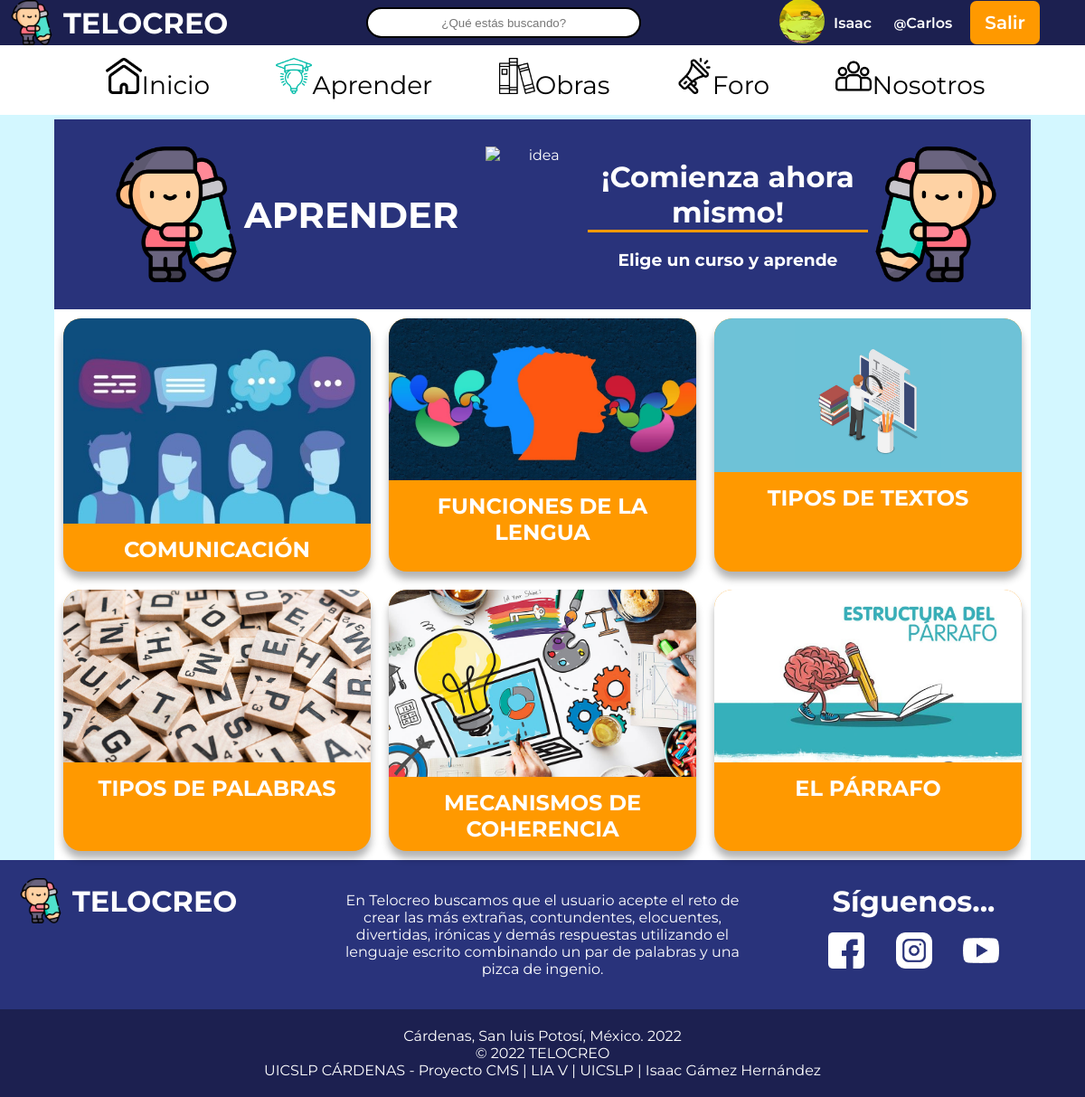
Page /sesion_iniciada/aprende_sesion.php (signed in) on the committed database.
### tables this page shows
CREATE TABLE `usuarios` (
  `id` int(11) NOT NULL,
  `nombre` varchar(30) NOT NULL,
  `apellido` varchar(30) NOT NULL,
  `usuario` varchar(30) NOT NULL,
  `correo` varchar(50) NOT NULL,
  `clave` varchar(150) NOT NULL,
  `fecha` date NOT NULL,
  `avatar` varchar(200) NOT NULL
);

### sesion_iniciada/aprende_sesion.php (the view, shortened to what this page needs)
<?php
include("../php/conexion.php");
$iduser = $_SESSION['usuario'];
$sql = "SELECT usuario, nombre FROM usuarios WHERE usuario='$iduser'";
$resultado =$conexion->query($sql);
$row = $resultado->fetch_assoc();
$sql2 = "SELECT usuario, usuario FROM usuarios WHERE usuario='$iduser'";
$resultado2 =$conexion->query($sql2);
$row2 = $resultado2->fetch_assoc();
$sql3 = "SELECT usuario, avatar FROM usuarios WHERE usuario='$iduser'";
$resultado3 =$conexion->query($sql3);
$row3 = $resultado3->fetch_assoc();
?>
<!DOCTYPE html>
<html lang="es">
<head>
	<link rel="stylesheet" type="text/css" href="css/aprenderCSS.css">
	<link href="//netdna.bootstrapcdn.com/font-awesome/4.0.3/css/font-awesome.css" rel="stylesheet"/>
</head>
<body>
<header id="navar">
    <div class="sesion">
	 <a class="logo" href="menu.php">
			<img src="../img/firma.png" alt="logo de la empresa" class="logo-img">
			<h1 class="h1">TELOCREO</h1></a>
	 <div class="search">
            <form action="#" class="form-box">
                <input type="text"
                    placeholder="¿Qué estás buscando?"
                    name="search">
            </form>
     </div>
         <div class="sess">
     	  <a href="perfil.php?id=<?php echo $_SESSION['id']; ?>">
     	<div class="logi">
     		<img class="fotolo" src="<?php echo $row3['avatar']; ?>" width="50px">
     	</div> </a>
     	<a href="perfil.php?id=<?php echo $_SESSION['id']; ?>">
         	<div class="user2">
			<span class="user">
				<?php echo utf8_decode($row['nombre']); ?>
			</span>
			<span class="user">
				<small>@</small><?php echo utf8_decode($row2['usuario']); ?>
			</span>
			</div>
		</a>
		    <a class="cerrar" href="../php/cerrar_sesion.php">Salir</a>
	 </div>
	</div>
		<nav>
		<ul class="nav">
				<li><a href="menu.php"><img onmouseout="this.src='img/pagina-de-inicio.png';" onmouseover="this.src='img/pag-inicio2.png';" src="img/pagina-de-inicio.png" alt="inicio foto" width="512" height="512" class="imguno" />Inicio</a></li>
				<li><a href="aprende_sesion.php"><img src="img/aprender2.png" alt="aprender foto" width="512" height="512" class="imguno" />Aprender</a>
				</li>
				<li><a href="obras_sesion.php"><img onmouseout="this.src='img/book.png';" onmouseover="this.src='img/book2.png';" src="img/book.png" alt="img obras" width="512" height="512" class="imguno" />Obras</a>
				</li>
			    <li><a href="foro_sesion.php"><img onmouseout="this.src='img/megafono.png';" onmouseover="this.src='img/megafono2.png';" src="img/megafono.png" alt="img foro" width="512" height="512" class="imguno" />Foro</a></li>
			    <li><a href="nosotros_sesion.php"><img onmouseout="this.src='img/nosotros.png';" onmouseover="this.src='img/nosotros2.png';" src="img/nosotros.png" alt="img nosotros" width="512" height="512" class="imguno" />Nosotros</a></li>
			</ul>
		</nav>
	</header>
	<div class="cuadroblanco">
      <div class="aprende-titulo">
      	<div class="aprende-titulo">
      		<img src="../img/firma.png" alt="logo" class="aprende-img">
      		<h1 class="grande">APRENDER</h1>
      	</div>
      	<img src="img/idea.png" alt="idea" class="aprende-img">
      	<div class="aprende-sub">
      		<h1>¡Comienza ahora mismo!</h1> <br>
      		<h3>Elige un curso y aprende</h3>
      	</div>
      	<img src="img/firma2.png" alt="logo" class="aprende-img">
      </div>
       <div>
	     <div class="social">
	    	  <div class="redondo">
	    	  	<a href="aprender_html/comunicacion.html"><img src="aprender_html/img_app/comunicacion_id.jpg" width="100%" alt="la comunicacion">
	    	  	<h2 class="noti">COMUNICACIÓN</h2></a>
	    	  </div>
	    	   <div class="redondo">
	    	  	<img src="aprender_html/img_app/funcionlengua_id.jpg" width="100%" alt="Funciones de la lengua">
	    	  	<h2 class="noti">FUNCIONES DE LA LENGUA</h2>
	    	  </div>
	    	   <div class="redondo">
	    	  	<img src="aprender_html/img_app/tipostexto_id.png" width="100%" alt="tipos de texto">
	    	  	<h2 class="noti">TIPOS DE TEXTOS</h2>
	    	  </div>
	     </div>
	     <div class="social">
	    	  <div class="redondo">
	    	  	<img src="aprender_html/img_app/palabras.jpg" width="100%" alt="tipos de palabras">
	    	  	<h2 class="noti">TIPOS DE PALABRAS</h2>
	    	  </div>
	    	   <div class="redondo">
	    	  	<img src="aprender_html/img_app/coherencia_id.jpg" width="100%" alt="Mecanismos de coherencia">
	    	  	<h2 class="noti">MECANISMOS DE COHERENCIA</h2>
	    	  </div>
	    	   <div class="redondo">
	    	  	<img src="aprender_html/img_app/parrafo_id.jpg" width="100%" alt="el parrafo">
	    	  	<h2 class="noti">EL PÁRRAFO</h2>
	    	  </div>
	     </div>
	   </div>
   </div>
<footer class="pie">
	<div class="pie1">
	  <div class="pie-11">
		<a class="logo" href="menu.php">
			<img src="../img/firma.png" alt="logo de la empresa" class="logo-img">
			<h1 class="h1">TELOCREO</h1>
        </a>
	  </div>
      <div class="pie-12">En Telocreo buscamos que el usuario acepte el reto de crear las más extrañas, contundentes, elocuentes, divertidas, irónicas y demás respuestas utilizando el lenguaje escrito combinando un par de palabras y una pizca de ingenio.</div>
      <div class="pie-13">
		  <h1>Síguenos... </h1>
			 	<div class="pie-redes">
			 		<a href="" target="_blank"><img src="img/faceblan.png" alt="facebook"></a>
			 		<a href="" target="_blank"><img src="img/instablan.png" alt="instagram"></a>
			 		<a href="" target="_blank"><img src="img/youtubeblan.png" alt="youtube"></a>
			 	</div>
	  </div>
    </div>
    <div class="pie2">
     	<p style="align-content: center; align-items: center; text-align: center;">Cárdenas, San luis Potosí, México. 2022<br>
			 &copy; 2022 TELOCREO <br/>
				UICSLP CÁRDENAS - Proyecto CMS | LIA V | UICSLP | Isaac Gámez Hernández</p>
	</div>
</footer>
</body>
</html>

### sesion_iniciada/css/aprenderCSS.css (style rules this page uses)
header { min-height: 40px; align-items: center; padding: 0px; background-color: #1C2050; position: fixed; top: 0; width: 100%; font-family: 'Roboto', sans-serif; height: var(--header-height); transition: transform 0.2s; transition: top 1s; }
* { margin:0px; padding:0px; }
a { text-decoration: none; color: white; font-family: "Montserrat", bold; }
nav a { display: inline-block; position: relative; color: #00bba7; text-decoration: none; }
nav a:after { content: ""; display: block; margin: auto; height: 2px; width: 0px; transition: all .8s; color: #00bba7; }
.user { margin-right: 20px; color: white; }
.imguno { width: 40px; height: 40px; }
.cerrar { display: block; background-color:#F90 ; font-weight: 600; padding-right: 10px; font-family: "Montserrat", bold ; font-size: 20px; padding: 12px 16px; text-decoration: none; -moz-border-radius: 7px; -webkit-border-radius: 7px; }
nav { background: #FFFFFF; }
.nav { align-items: center; display: flex; justify-content: space-between; max-width: 999px; margin: 0 auto; background: #FFFFFF; }
.sesion { justify-content: space-between; align-items: center; display: flex; width: 100%; padding: 10px; background: #1C2050; margin-right: 0; height: 30px; }
.sess { display: flex; align-items: center; font-weight: 600; padding-right: 60px; }
.sess img { height: 50px; margin-right: 10px; margin-right: 10px; border-radius: 50%; }
.logo { display: flex; align-items: center; font-size: 16px; font-family: "Montserrat", bold; color: white; }
.logo img { height: 50px; margin-right: 10px; }
body { font-family: "Montserrat", bold; height: auto; background:#D3F7FF; }
.cuadroblanco { background-color: white; width: 90%; text-align: center; margin-left: auto; margin-right: auto; margin-top:132px; }
.grande { font-size: 40px; }
.aprende-titulo { background: #29337B; display: flex; justify-content: space-between; color: white; padding: 15px 30px; align-items: center; }
.aprende-img { width: 150px; height: 150px; }
.aprende-sub { text-align: center; }
.aprende-sub h1 { border-bottom: 3px solid #f90; }
ul, ol { list-style:none; }
.nav > li { float:left; justify-content: space-between; align-items: center; transition: all .5s ease; }
.nav li a { background-color:#fff; color:#000; text-decoration:none; padding: 14px 16px; display:block; font-weight: 800px; padding-right: 10px; font-family: "Montserrat", bold ; font-size: 28px; }
.search input[type=text] { width:300px; height:30px; border-radius:25px; border: 0; text-align: center; transition: 0.25s; border: 2px solid #000000; }
.search { float:right; margin:7px; align-items: center; align-content: center; }
.social { display: flex; justify-content: space-around; list-style:none; }
.social h2 { white-space: normal; }
.redondo { -moz-border-radius: 7px; -webkit-border-radius: 7px; background-color: #F90; overflow: hidden; white-space: nowrap; margin: 10px; width: 33.33%; border-radius: 20px; box-shadow: 0 8px 8px 0 rgba(0, 0, 0, 0.3); }
.redondo img { padding: 0; margin: 0; }
.noti { color: hsl(0, 0%, 100%); text-align: center; padding: 10px; }
.pie { align-items: center; }
.pie2 { background: #1C2050; color: white; padding: 20px; text-align: center; }
.pie1 { background: #29337B; display: flex; justify-content: space-between; color: white; padding: 20px; }
.pie-12 { padding: 15px; text-align: center; width: 40%; }
.pie-13 { width: 30%; align-content: center; text-align: center; }
.pie-11 { width: 30%; }
.pie-redes img { padding: 15px; width: 40px; height: 40px; }
p { align-items: center; }

### rows in the picture
usuarios: avatar (picture), nombre "Isaac", usuario "Carlos"
